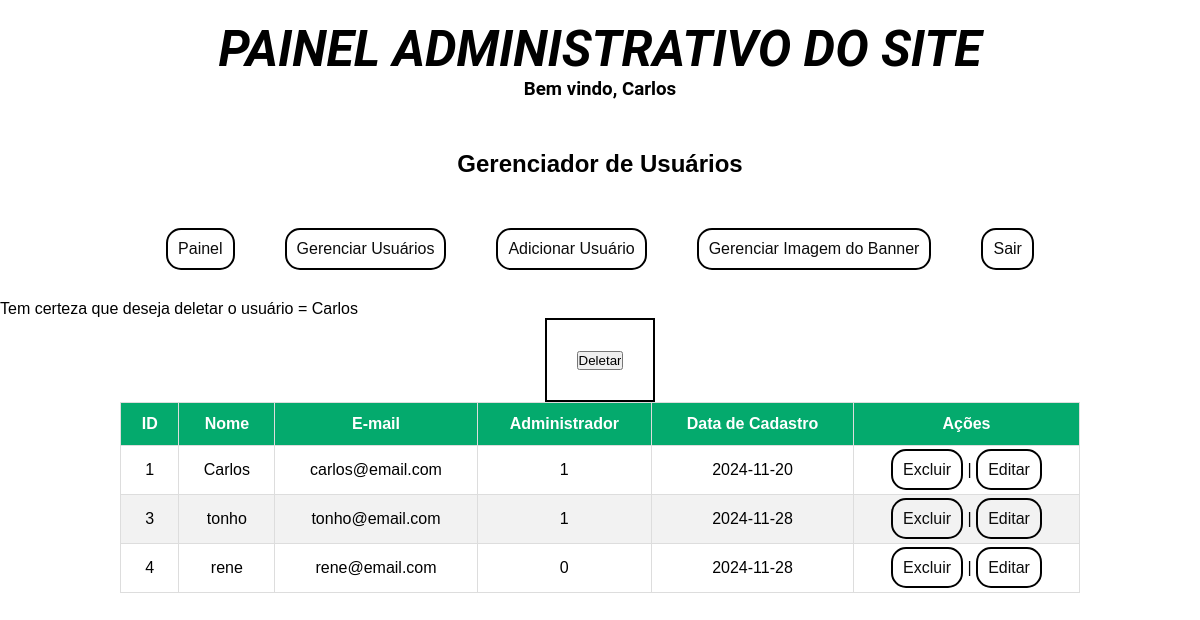
Screenshot of /users.php?id=1&nome=Carlos (signed in) with the database file from the repository.
### tables this page shows
CREATE TABLE `users` (
  `id` int(11) NOT NULL,
  `nome` varchar(180) NOT NULL,
  `senha` varchar(240) NOT NULL,
  `email` varchar(240) NOT NULL,
  `imagem` varchar(240) NOT NULL,
  `data_cadastro` date NOT NULL,
  `adm` int(10) NOT NULL
);

### function.php (called while the page is built, shortened)
<?php
function buscar($connect, $tabela, $where = 1, $order = ""){
    if (!empty($order)){
        $order = "ORDER BY $order";
    }
    $query = "SELECT * FROM $tabela WHERE $where $order";
    $execute = mysqli_query($connect, $query);
    $results = mysqli_fetch_all($execute, MYSQLI_ASSOC);
    return $results;
}

### users.php (the view, shortened to what this page needs)
<?php
    require_once"/xampp/htdocs/atividadeFinalPHP/function.php";
    $seguranca = isset($_SESSION['ativa']) ? TRUE : header("location: login.php");
?>
<!DOCTYPE html>
<html lang="pt-br">
<head>
    <link rel="stylesheet" href="css/administrativo.css">
</head>
<body>
<?php if ($seguranca) { ?>
    <h1>Painel administrativo do site</h1>
    <h3>Bem vindo, <?php echo $_SESSION['nome']; ?></h3>
    <h2>Gerenciador de Usuários</h2>
    <?php include "layout/menu.php";?>
<?php
$tabela = "users";
$order = "id";
$usuarios = buscar($connect, $tabela, 1, $order);
if (isset($_GET['id'])){ ?>
    <p>Tem certeza que deseja deletar o usuário  = <?php echo $_GET['nome']; ?> </p>
    <form action="" method="post">
        <input type="submit" name="deletar" value="Deletar">
    </form>
<?php } ?>
<?php } ?>
<div class="container">
    <table>
		<thead>
			<tr>
                <th>ID</th>
				<th>Nome</th>
				<th>E-mail</th>
				<th>Administrador</th>
				<th>Data de Cadastro</th>
				<th>Ações</th>
			</tr>
		</thead>
		<tbody>
            <?php
                foreach ($usuarios as $usuario) : ?>
                    <tr>
                        <td><?php echo $usuario['id'] ; ?></td>
                        <td><?php echo $usuario['nome'] ; ?></td>
                        <td><?php echo $usuario['email'] ; ?></td>
                        <td><?php echo $usuario['adm'] ; ?></td>
                        <td><?php echo $usuario['data_cadastro'] ; ?></td>
                        <td>
                            <a href="users.php?id=<?php echo $usuario['id']; ?>&nome=<?php echo $usuario['nome']; ?> ">Excluir</a>
                            |
                            <a href="edit_user.php?id=<?php echo $usuario['id']; ?>&nome=<?php echo $usuario['nome']; ?> ">Editar</a>
                        </td>
                    </tr>
            <?php endforeach; ?>
        </tbody>
    </table>
</div>
</body>
</html>

### css/administrativo.css (style rules this page uses)
* { margin: 0; padding:0; font-family: sans-serif; }
table { width: 100%; border-collapse: collapse; text-align: center; }
body { display: grid; }
h1 { margin: 0 auto; margin-top: 20px; font-family: 'Roboto', sans-serif; font-size: 50px; font-style: italic; font-weight: 700; text-transform: uppercase; }
h2 { margin: 0 auto; margin-bottom: 50px; }
h3 { margin: 0 auto; margin-bottom: 50px; font-family: 'Roboto', sans-serif; }
a { text-decoration: none; color: #0c0c0c; border: 2px solid black; border-radius: 15px; padding: 10px; gap: 10px; }
table { width: 80%; margin: 0 auto; }
table th, table td { border: 1px solid #ddd; padding: 15px; }
table tr:nth-child(even) { background-color: #f2f2f2; }
table th { padding-top: 12px; padding-bottom: 12px; background-color: #04AA6D; color: white; margin: 0 auto; }
form { margin: 0 auto; border: 2px solid black; padding: 30px; font-family: 'Roboto', sans-serif; }

### rows the page displays
users: id "1", nome "Carlos", email "carlos@email.com", adm "1", data_cadastro "2024-11-20"
users: id "3", nome "tonho", email "tonho@email.com", adm "1", data_cadastro "2024-11-28"
users: id "4", nome "rene", email "rene@email.com", adm "0", data_cadastro "2024-11-28"

### other values shown
$_SESSION['nome'] "Carlos"
$_GET['nome'] "Carlos"
